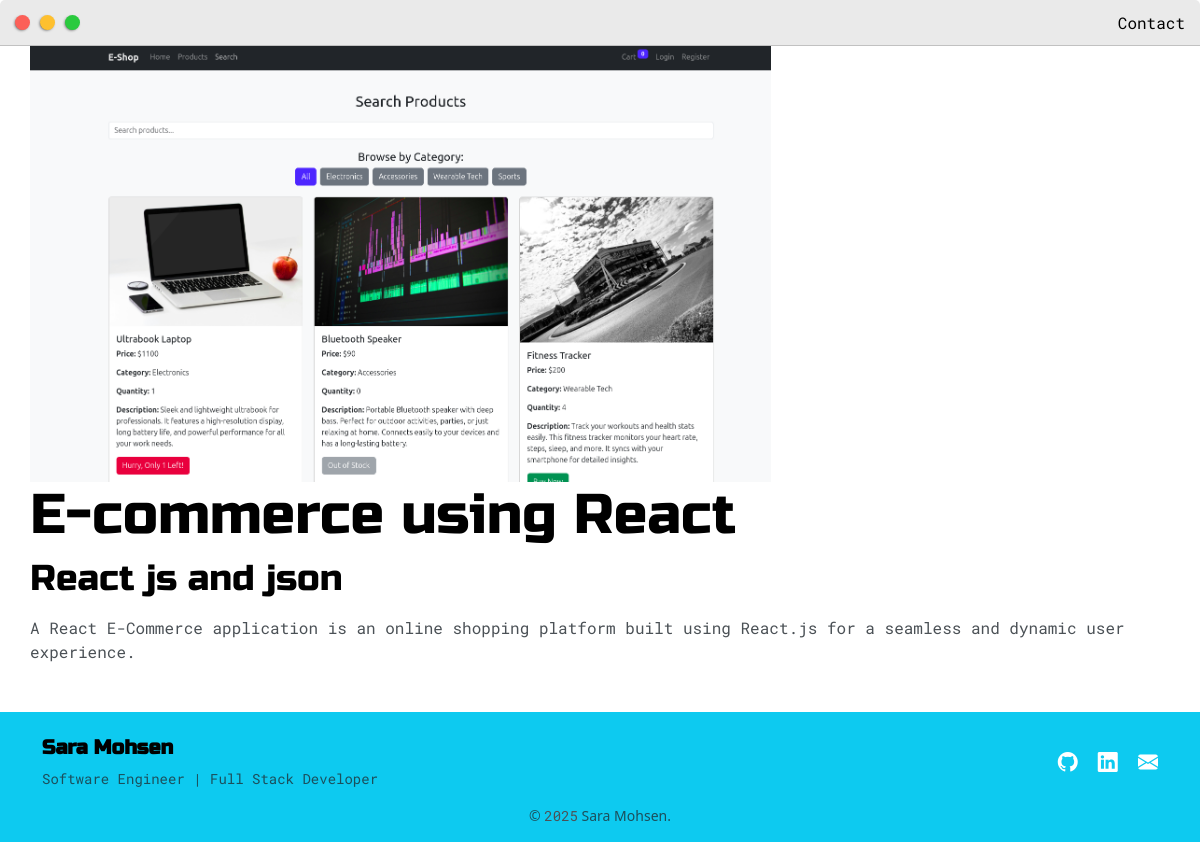
The app's page /post/1/ with its own data.
### base/models.py (models this page shows, shortened)
class Post(models.Model):
    headline = models.CharField(max_length=200)
    sub_headline = models.CharField(max_length=200)
    id = models.AutoField(primary_key=True)
    thumbnail = models.ImageField( null=True, blank=True , upload_to='images/' , default='default.png')
    body = RichTextUploadingField(null=True, blank=True)
    created = models.DateTimeField(auto_now_add=True)
    active = models.BooleanField(default=False)
    featured = models.BooleanField(default=False)
    tags = models.ManyToManyField(tag, null=True)
    slug = models.SlugField(null=True, blank=True)

### base/views.py (the view)
# urls.py: path('post/<str:pk>/', views.POST, name='post'),
def POST(request , pk):
    post = Post.objects.get(id=pk)
    context = {'post': post}
    return HttpResponse(render(request ,'base/post.html',  context))

### base/templates/base/post.html
{% extends 'base/main.html' %}
{% load static %}
{% block content %}
<head>
    <link rel="stylesheet" href="{% static 'css/default.css' %}">
</head>
<div class="main-container">
    <img style="width: 65%; height: 100%; object-fit: cover;" src="{{ post.thumbnail.url }}" >
    <h1>{{post.headline}}</h1>
    <h2>{{post.sub_headline}}</h2>
    <p>{{post.body|safe}}</p>
</div>
{% endblock content %}

### static/css/default.css (style rules this page uses)
:root { --mainColor:#eaeaea; --secondaryColor:#fff; --borderColor:#c1c1c1; --mainText:black; --secondaryText:#4b5156; --themeDotBorder:#24292e; --previewBg:rgb(251, 249, 243, 0.8); --previewShadow:#f0ead6; --buttonColor:black; }
html, body { padding: 0; margin: 0; scroll-behavior: smooth; }
body * { transition: 0.3s; }
h1, h2, h3, h4, h5, h6, strong { color: var(--mainText); font-family: 'Russo One', sans-serif; font-weight: 500; }
p, li, span, label, input, textarea { color: var(--secondaryText); font-family: 'Roboto Mono', monospace; }
h1 { font-size: 56px; }
h2 { font-size: 36px; }
.main-container { width: 1200px; margin: 0 auto; }
@media screen and (max-width: 1200px) { .main-container { width: 95%; } }

### records on screen
Post: thumbnail (picture), headline "E-commerce using React", sub_headline "React js and json", body "A React E-Commerce application is an online shopping platform built using React.js for a seamless and dynamic user experience."
